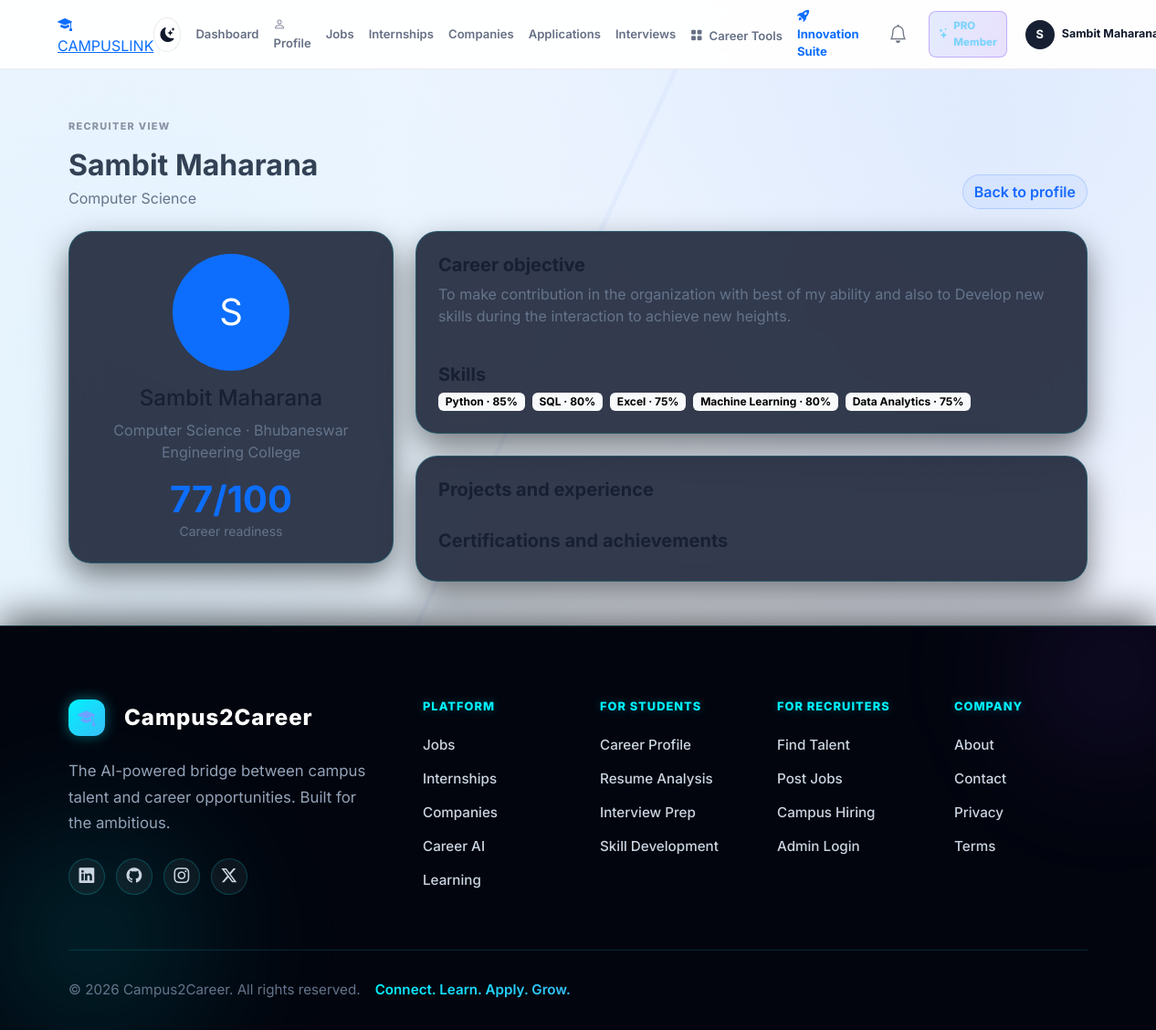
/student/profile/recruiter-preview/ (signed in), run on the app's committed database.
### accounts/models.py (models this page shows, shortened)
class User(AbstractUser):
    ROLE_CHOICES = (
        ('STUDENT', 'Student'),
        ('PLACEMENT_OFFICER', 'Placement Officer'),
        ('RECRUITER', 'Recruiter'),
        ('SUPER_ADMIN', 'Super Admin'),
    )
    role = models.CharField(max_length=20, choices=ROLE_CHOICES, default='STUDENT')

### students/models.py (models this page shows, shortened)
class StudentProfile(models.Model):
    JOB_TYPE_CHOICES = (
        ('INTERNSHIP', 'Internship'),
        ('FULL_TIME', 'Full-time'),
        ('BOTH', 'Internship and full-time'),
    )
    WORK_LOCATION_CHOICES = (
        ('REMOTE', 'Remote'),
        ('HYBRID', 'Hybrid'),
        ('ONSITE', 'On-site'),
    )
    VISIBILITY_CHOICES = (
        ('VERIFIED_RECRUITERS', 'Public to Verified Recruiters'),
        ('PRIVATE', 'Private'),
        ('APPLICATIONS_ONLY', 'Only During Applications'),
    )
    user = models.OneToOneField(settings.AUTH_USER_MODEL, on_delete=models.CASCADE, related_name='student_profile')
    phone = models.CharField(max_length=20, blank=True)
    department = models.CharField(max_length=100, blank=True)
    degree = models.CharField(max_length=120, blank=True)
    specialization = models.CharField(max_length=160, blank=True)
    current_semester = models.PositiveSmallIntegerField(null=True, blank=True, validators=[MinValueValidator(1), MaxValueValidator(12)])
    college = models.CharField(max_length=200, blank=True)
    headline = models.CharField(max_length=180, blank=True)
    education_start_year = models.IntegerField(null=True, blank=True)
    graduation_year = models.IntegerField(null=True, blank=True)
    cgpa = models.FloatField(null=True, blank=True, validators=[MinValueValidator(0), MaxValueValidator(10)])
    tenth_percentage = models.FloatField(null=True, blank=True, validators=[MinValueValidator(0), MaxValueValidator(100)])
    twelfth_percentage = models.FloatField(null=True, blank=True, validators=[MinValueValidator(0), MaxValueValidator(100)])
    tenth_school = models.CharField(max_length=200, blank=True)
    tenth_year = models.IntegerField(null=True, blank=True)
    twelfth_college = models.CharField(max_length=200, blank=True)
    twelfth_year = models.IntegerField(null=True, blank=True)
    active_backlogs = models.IntegerField(default=0)
    location = models.CharField(max_length=200, blank=True)
    about_me = models.TextField(blank=True)
    career_objective = models.TextField(blank=True)
    profile_photo = models.ImageField(upload_to='profiles/', blank=True, null=True)
    skills = models.ManyToManyField(Skill, through='StudentSkill')
    resume = models.FileField(upload_to='resumes/', blank=True, null=True)
    github = models.URLField(blank=True)
    linkedin = models.URLField(blank=True)
    portfolio = models.URLField(blank=True)
    leetcode = models.URLField(blank=True)
    codechef = models.URLField(blank=True)
    hackerrank = models.URLField(blank=True)
    twitter = models.URLField(blank=True)
    preferred_job_role = models.CharField(max_length=160, blank=True)
    preferred_domain = models.CharField(max_length=160, blank=True)
    job_type = models.CharField(max_length=20, choices=JOB_TYPE_CHOICES, blank=True)
    preferred_work_location = models.CharField(max_length=20, choices=WORK_LOCATION_CHOICES, blank=True)
    profile_visibility = models.CharField(max_length=24, choices=VISIBILITY_CHOICES, default='VERIFIED_RECRUITERS')
    created_at = models.DateTimeField(auto_now_add=True)
    updated_at = models.DateTimeField(auto_now=True)

class StudentSkill(models.Model):
    student = models.ForeignKey(StudentProfile, on_delete=models.CASCADE)
    skill = models.ForeignKey(Skill, on_delete=models.CASCADE)
    proficiency = models.IntegerField(default=50, validators=[MinValueValidator(0), MaxValueValidator(100)])
    class Meta:
        constraints = [
            models.UniqueConstraint(fields=['student', 'skill'], name='unique_student_skill'),
        ]

class Skill(models.Model):
    name = models.CharField(max_length=100, unique=True)
    created_at = models.DateTimeField(auto_now_add=True)

### students/views.py (the view)
# urls.py: path('profile/recruiter-preview/', views.recruiter_preview, name='recruiter_preview'),
@role_required('STUDENT')
def recruiter_preview(request):
    profile = _get_student_profile(request.user)
    return render(request, 'student/recruiter_preview.html', {
        'profile': profile,
        'student_skills': profile.studentskill_set.select_related('skill'),
        'projects': profile.projects.all(),
        'certifications': profile.certifications.all(),
        'internships': profile.internships.all(),
        'achievements': profile.achievements.all(),
        'career_readiness': calculate_career_readiness(profile),
    })

### templates/student/recruiter_preview.html
{% extends 'base.html' %}
{% block content %}
<main class="container py-5"><div class="d-flex justify-content-between align-items-end mb-4"><div><span class="eyebrow">Recruiter view</span><h1 class="h2 fw-bold mb-1">{{ profile.user.get_full_name|default:profile.user.username }}</h1><p class="text-muted mb-0">{{ profile.headline|default:profile.department|default:'Student talent profile' }}</p></div><a href="{% url 'student_profile' %}" class="btn btn-outline-primary">Back to profile</a></div><div class="row g-4"><div class="col-lg-4"><div class="profile-card card border-0 shadow-sm p-4 text-center"><div class="mb-3">{% if profile.profile_photo %}<img src="{{ profile.profile_photo.url }}" class="rounded-circle" width="128" height="128" style="object-fit:cover" alt="Profile photo">{% else %}<div class="rounded-circle bg-primary text-white d-flex align-items-center justify-content-center mx-auto" style="width:128px;height:128px;font-size:2.5rem">{{ profile.user.first_name|first|default:profile.user.username|first|upper }}</div>{% endif %}</div><h2 class="h4">{{ profile.user.get_full_name|default:profile.user.username }}</h2><p class="text-muted">{{ profile.department }} · {{ profile.college }}</p><div class="display-6 fw-bold text-primary">{{ career_readiness }}/100</div><small class="text-muted">Career readiness</small></div></div><div class="col-lg-8"><div class="profile-card card border-0 shadow-sm p-4 mb-4"><h2 class="h5 fw-bold">Career objective</h2><p class="text-muted">{{ profile.career_objective|default:profile.about_me|default:'No career objective added yet.' }}</p><h2 class="h5 fw-bold mt-4">Skills</h2><div class="d-flex flex-wrap gap-2">{% for item in student_skills %}<span class="badge text-bg-light">{{ item.skill.name }} · {{ item.proficiency }}%</span>{% empty %}<span class="text-muted">No skills added.</span>{% endfor %}</div></div><div class="profile-card card border-0 shadow-sm p-4"><h2 class="h5 fw-bold">Projects and experience</h2>{% for project in projects %}<div class="border-bottom py-3"><strong>{{ project.name }}</strong><p class="small text-muted mb-0">{{ project.description }}</p></div>{% endfor %}{% for internship in internships %}<div class="border-bottom py-3"><strong>{{ internship.role }} · {{ internship.company }}</strong><p class="small text-muted mb-0">{{ internship.description }}</p></div>{% endfor %}<h2 class="h5 fw-bold mt-4">Certifications and achievements</h2>{% for item in certifications %}<div class="border-bottom py-2"><strong>{{ item.name }}</strong><span class="small text-muted"> · {{ item.issuer }}</span></div>{% endfor %}{% for item in achievements %}<div class="border-bottom py-2"><strong>{{ item.title }}</strong><span class="small text-muted"> · {{ item.organization }}</span><p class="small mb-0">{{ item.description }}</p></div>{% endfor %}</div></div></div></main>
{% endblock %}

### templates/base.html (shortened to what this page needs)
{% load static %}
<!DOCTYPE html>
<html lang="en">
<head>
    <link href="https://cdn.jsdelivr.net/npm/bootstrap@5.3.0/dist/css/bootstrap.min.css" rel="stylesheet">
    <link rel="stylesheet" href="https://cdn.jsdelivr.net/npm/bootstrap-icons@1.11.0/font/bootstrap-icons.css">
    <link rel="stylesheet" href="{% static 'css/style.css' %}?v=20261009_starting_urls">
    <link rel="stylesheet" href="{% static 'css/premium_hero.css' %}?v=20261009_starting_urls">
    <link href="https://unpkg.com/aos@2.3.1/dist/aos.css" rel="stylesheet">
</head>
<body>
    <nav class="navbar navbar-expand-lg sticky-top app-navbar">
        <div class="container px-3 px-lg-0">
            <a class="premium-nav-brand" href="{% url 'home' %}">
                <i class="bi bi-mortarboard-fill"></i>
                CAMPUSLINK
            </a>
            <div class="collapse navbar-collapse" id="mainNavigation">
            <div class="nav-actions d-flex align-items-center gap-2 gap-lg-3 ms-auto">
                <button type="button" class="theme-toggle" aria-label="Toggle theme" title="Toggle light/dark mode">
                    <i class="bi bi-moon-stars-fill theme-icon dark-icon"></i>
                </button>
                {% if request.user.is_authenticated %}
                <a href="{% url 'dashboard_redirect' %}" class="public-nav-link">Dashboard</a>
                <a href="{% url 'profile' %}" class="public-nav-link"><i class="bi bi-person me-1"></i>Profile</a>
                <a href="{% url 'job_list' %}" class="public-nav-link">Jobs</a>
                <a href="{% url 'job_list' %}" class="public-nav-link">Internships</a>
                <a href="{% url 'company_list' %}" class="public-nav-link">Companies</a>
                {% if request.user.role == 'STUDENT' %}
                <a href="{% url 'student_applications' %}" class="public-nav-link">Applications</a>
                {% endif %}
                <a href="{% url 'interview_list' %}" class="public-nav-link">Interviews</a>
                <div class="dropdown">
                    <a href="#" class="public-nav-link dropdown-toggle" data-bs-toggle="dropdown">
                        <i class="bi bi-grid-fill me-1"></i> Career Tools
                    </a>
                </div>
                <a href="{% url 'innovation_suite' %}" class="public-nav-link text-primary fw-bold"><i class="bi bi-rocket-takeoff-fill me-1"></i>Innovation Suite</a>
                <a href="{% url 'notification_list' %}" class="nav-icon-link" aria-label="Notifications"><i class="bi bi-bell fs-5"></i></a>
                {% if request.user.membership.is_active %}<a href="{% url 'pro_landing' %}" class="pro-nav-link"><i class="bi bi-stars"></i> PRO Member</a>{% else %}<a href="{% url 'pro_landing' %}" class="pro-nav-link"><i class="bi bi-stars"></i> Go PRO</a>{% endif %}
                <div class="dropdown">
                    <a href="#" class="user-menu d-flex align-items-center text-decoration-none dropdown-toggle" data-bs-toggle="dropdown" aria-label="Open profile menu">
                        <span class="avatar avatar-sm me-2">{{ request.user.first_name|first|default:request.user.username|first|upper }}</span>
                        <strong class="text-dark user-name">{{ request.user.get_full_name|default:request.user.username }}</strong>
                    </a>
                </div>
                {% endif %}
            </div>
        </div>
            </div>
        </nav>
    {% block content %}{% endblock %}
    <footer class="site-footer premium-footer">
        <div class="footer-glow-left"></div>
        <div class="footer-glow-right"></div>
        <div class="container relative-z">
            <div class="row g-5">
                <div class="col-lg-4">
                    <a class="footer-brand premium-footer-brand" href="{% url 'home' %}">
                        <span class="brand-mark"><i class="bi bi-mortarboard-fill"></i></span>
                        Campus2Career
                    </a>
                    <p class="mt-4 mb-4 footer-desc">The AI-powered bridge between campus talent and career opportunities. Built for the ambitious.</p>
                    <div class="footer-social premium-social">
                        <a href="#" aria-label="LinkedIn"><i class="bi bi-linkedin"></i></a>
                        <a href="#" aria-label="GitHub"><i class="bi bi-github"></i></a>
                        <a href="#" aria-label="Instagram"><i class="bi bi-instagram"></i></a>
                        <a href="#" aria-label="Twitter"><i class="bi bi-twitter-x"></i></a>
                    </div>
                </div>
                <div class="col-6 col-lg-2">
                    <h2 class="footer-heading">Platform</h2>
                    <div class="footer-links">
                        <a href="{% url 'job_list' %}">Jobs</a>
                        <a href="{% url 'job_list' %}">Internships</a>
                        <a href="{% url 'job_list' %}">Companies</a>
                        <a href="{% url 'career_match' %}">Career AI</a>
                        <a href="{% url 'interview_list' %}">Learning</a>
                    </div>
                </div>
                <div class="col-6 col-lg-2">
                    <h2 class="footer-heading">For Students</h2>
                    <div class="footer-links">
                        <a href="{% url 'profile' %}">Career Profile</a>
                        <a href="{% url 'career_match' %}">Resume Analysis</a>
                        <a href="{% url 'interview_list' %}">Interview Prep</a>
                        <a href="{% url 'career_match' %}">Skill Development</a>
                    </div>
                </div>
                <div class="col-6 col-lg-2">
                    <h2 class="footer-heading">For Recruiters</h2>
                    <div class="footer-links">
                        <a href="{% url 'recruiter_job_create' %}">Find Talent</a>
                        <a href="{% url 'recruiter_job_create' %}">Post Jobs</a>
                        <a href="{% url 'admin_login' %}">Campus Hiring</a>
                        <a href="{% url 'admin_login' %}">Admin Login</a>
                    </div>
                </div>
                <div class="col-6 col-lg-2">
                    <h2 class="footer-heading">Company</h2>
                    <div class="footer-links">
                        <a href="{% url 'home' %}#about">About</a>
                        <a href="mailto:hello@campuslink.local">Contact</a>
                        <a href="#">Privacy</a>
                        <a href="#">Terms</a>
                    </div>
                </div>
            </div>
            <div class="footer-bottom premium-footer-bottom">
                <div class="d-flex flex-column flex-md-row justify-content-between align-items-center gap-3">
                    <span>© 2026 Campus2Career. All rights reserved.</span>
                    <div class="footer-bottom-links">
                        <span>Connect. Learn. Apply. Grow.</span>
                    </div>
                </div>
            </div>
        </div>
    </footer>
</body>
</html>

### data on the page
User: user.first_name|first "S", user.get_full_name "Sambit…"
StudentProfile: user.get_full_name "Sambit Maharana", headline "Computer Science", user.first_name|first "S", department "Computer Science", college "Bhubaneswar Engineering College", career_objective "To make contribution in the organization with best of my ability and also to Develop new skills during the interaction to achieve new heights."
StudentSkill: skill.name "Python", proficiency "85"
StudentSkill: skill.name "SQL", proficiency "80"
StudentSkill: skill.name "Excel", proficiency "75"
StudentSkill: skill.name "Machine Learning", proficiency "80"
StudentSkill: skill.name "Data Analytics", proficiency "75"

### other printed values
{{ career_readiness }} "77"
